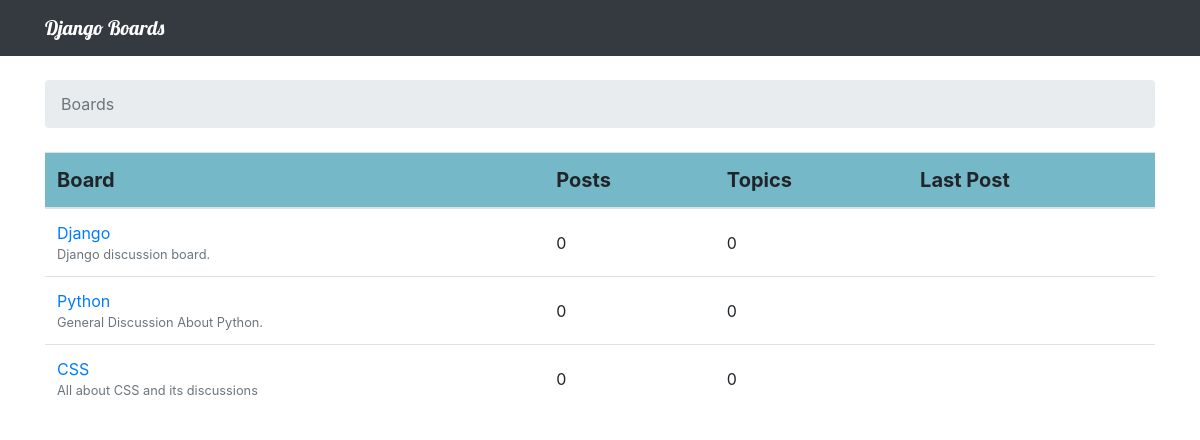
The page / on the database its author committed.
### boards/models.py (models this page shows, shortened)
class Board(models.Model):
	name = models.CharField(max_length=30, unique=True)
	description = models.CharField(max_length=100)

### boards/views.py (the view)
# urls.py: 2. Add a URL to urlpatterns:  path('', views.home, name='home')
def home(request):
	boards = Board.objects.all()
	return render(request, 'home.html', {'boards': boards})

### templates/home.html
{% extends 'base.html' %}
{% block breadcrumb %}
  <li class="breadcrumb-item active">Boards</li>
{% endblock %}
{% block content %}
  <table class="table">
    <thead class="coba">
      <tr>
        <th>Board</th>
        <th>Posts</th>
        <th>Topics</th>
        <th>Last Post</th>
      </tr>
    </thead>
    <tbody>
      {% for board in boards %}
        <tr>
          <td>
            <a href="{% url 'board_topics' board.pk %}">{{ board.name }}</a>
            <small class="text-muted d-block">{{ board.description }}</small>
          </td>
          <td class="align-middle">0</td>
          <td class="align-middle">0</td>
          <td></td>
        </tr>
      {% endfor %}
    </tbody>
  </table>
{% endblock %}

### static/css/app.css (style rules this page uses)
.coba { background-color: #75B8C8; font-size: 20px; }

### rows shown on the page
Board: name "Django", description "Django discussion board."
Board: name "Python", description "General Discussion About Python."
Board: name "CSS", description "All about CSS and its discussions"
